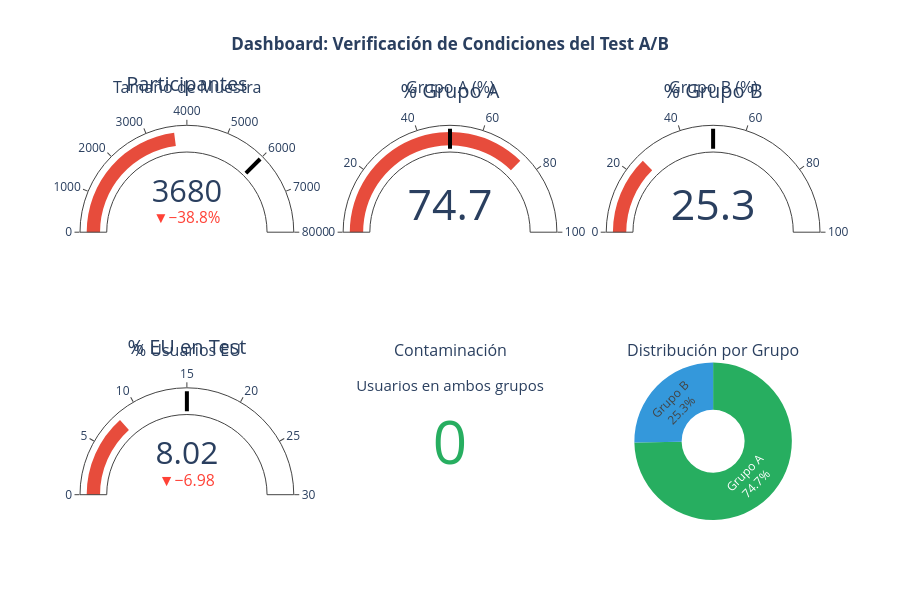

Notebook cell for this chart:
### Markdown cell above
<a id='5-eda'></a>
## 5. Análisis Exploratorio de Datos (EDA)

<a id='51-condiciones'></a>
### 5.1 Verificación de Condiciones del Test

Un test A/B válido debe cumplir ciertas condiciones. Verificaremos cada una de las especificaciones definidas.

### Code cell
# Definir especificaciones del test
EXPECTED_PARTICIPANTS = 6000
EXPECTED_EU_PERCENTAGE = 15
EXPECTED_GROUP_BALANCE = 50

# Calcular métricas actuales
actual_participants = test_participants.shape[0]
group_counts = test_participants['group'].value_counts()
group_a_pct = (group_counts['A'] / actual_participants) * 100
group_b_pct = (group_counts['B'] / actual_participants) * 100

total_eu_users = new_users[new_users['region'] == 'EU'].shape[0]
test_eu_users = test_users[test_users['region'] == 'EU'].shape[0]
actual_eu_pct = (test_eu_users / total_eu_users) * 100

region_dist = test_users['region'].value_counts(normalize=True) * 100
non_eu_pct = 100 - region_dist.get('EU', 0)

users_in_both = (test_participants.groupby('user_id')['group'].nunique() > 1).sum()

# Crear visualización con Plotly - Indicadores de cumplimiento
fig = make_subplots(
    rows=2, cols=3,
    specs=[[{"type": "indicator"}, {"type": "indicator"}, {"type": "indicator"}],
           [{"type": "indicator"}, {"type": "indicator"}, {"type": "pie"}]],
    subplot_titles=('Tamaño de Muestra', 'Grupo A (%)', 'Grupo B (%)', 
                   '% Usuarios EU', 'Contaminación', 'Distribución por Grupo')
)

# Indicador 1: Tamaño de muestra
fig.add_trace(go.Indicator(
    mode="gauge+number+delta",
    value=actual_participants,
    delta={'reference': EXPECTED_PARTICIPANTS, 'relative': True, 'valueformat': '.1%'},
    gauge={
        'axis': {'range': [0, 8000]},
        'bar': {'color': "#e74c3c" if actual_participants < 5000 else "#27ae60"},
        'threshold': {'line': {'color': "black", 'width': 4}, 'thickness': 0.75, 'value': EXPECTED_PARTICIPANTS}
    },
    title={'text': "Participantes"}
), row=1, col=1)

# Indicador 2: Grupo A
fig.add_trace(go.Indicator(
    mode="gauge+number",
    value=group_a_pct,
    gauge={
        'axis': {'range': [0, 100]},
        'bar': {'color': "#e74c3c" if abs(group_a_pct - 50) > 10 else "#27ae60"},
        'threshold': {'line': {'color': "black", 'width': 4}, 'thickness': 0.75, 'value': 50}
    },
    title={'text': "% Grupo A"}
), row=1, col=2)

# Indicador 3: Grupo B
fig.add_trace(go.Indicator(
    mode="gauge+number",
    value=group_b_pct,
    gauge={
        'axis': {'range': [0, 100]},
        'bar': {'color': "#e74c3c" if abs(group_b_pct - 50) > 10 else "#27ae60"},
        'threshold': {'line': {'color': "black", 'width': 4}, 'thickness': 0.75, 'value': 50}
    },
    title={'text': "% Grupo B"}
), row=1, col=3)

# Indicador 4: % EU en test
fig.add_trace(go.Indicator(
    mode="gauge+number+delta",
    value=actual_eu_pct,
    delta={'reference': EXPECTED_EU_PERCENTAGE, 'relative': False},
    gauge={
        'axis': {'range': [0, 30]},
        'bar': {'color': "#e74c3c" if abs(actual_eu_pct - 15) > 5 else "#27ae60"},
        'threshold': {'line': {'color': "black", 'width': 4}, 'thickness': 0.75, 'value': EXPECTED_EU_PERCENTAGE}
    },
    title={'text': "% EU en Test"}
), row=2, col=1)

# Indicador 5: Contaminación
fig.add_trace(go.Indicator(
    mode="number",
    value=users_in_both,
    number={'font': {'color': "#27ae60" if users_in_both == 0 else "#e74c3c", 'size': 60}},
    title={'text': "Usuarios en ambos grupos"}
), row=2, col=2)

# Pie chart: Distribución por grupo
fig.add_trace(go.Pie(
    labels=['Grupo A', 'Grupo B'],
    values=[group_counts['A'], group_counts['B']],
    marker_colors=['#27ae60', '#3498db'],
    textinfo='label+percent',
    hole=0.4
), row=2, col=3)

fig.update_layout(height=600, title_text="<b>Dashboard: Verificación de Condiciones del Test A/B</b>", 
                  title_x=0.5, showlegend=False)
fig.show()

### Figure 1 — Plotly figure (JSON) as saved in the notebook; plotly's stock layout.template omitted (floating-point values rounded to 4 significant figures)
{"data": [{"delta": {"reference": 6000, "relative": true, "valueformat": ".1%"}, "domain": {"x": [0.0, 0.2889], "y": [0.625, 1.0]}, "gauge": {"axis": {"range": [0, 8000]}, "bar": {"color": "#e74c3c"}, "threshold": {"line": {"color": "black", "width": 4}, "thickness": 0.75, "value": 6000}}, "mode": "gauge+number+delta", "title": {"text": "Participantes"}, "type": "indicator", "value": 3675}, {"domain": {"x": [0.3556, 0.6444], "y": [0.625, 1.0]}, "gauge": {"axis": {"range": [0, 100]}, "bar": {"color": "#e74c3c"}, "threshold": {"line": {"color": "black", "width": 4}, "thickness": 0.75, "value": 50}}, "mode": "gauge+number", "title": {"text": "% Grupo A"}, "type": "indicator", "value": 74.75}, {"domain": {"x": [0.7111, 1.0], "y": [0.625, 1.0]}, "gauge": {"axis": {"range": [0, 100]}, "bar": {"color": "#e74c3c"}, "threshold": {"line": {"color": "black", "width": 4}, "thickness": 0.75, "value": 50}}, "mode": "gauge+number", "title": {"text": "% Grupo B"}, "type": "indicator", "value": 25.25}, {"delta": {"reference": 15, "relative": false}, "domain": {"x": [0.0, 0.2889], "y": [0.0, 0.375]}, "gauge": {"axis": {"range": [0, 30]}, "bar": {"color": "#e74c3c"}, "threshold": {"line": {"color": "black", "width": 4}, "thickness": 0.75, "value": 15}}, "mode": "gauge+number+delta", "title": {"text": "% EU en Test"}, "type": "indicator", "value": 8.021}, {"domain": {"x": [0.3556, 0.6444], "y": [0.0, 0.375]}, "mode": "number", "number": {"font": {"color": "#27ae60", "size": 60}}, "title": {"text": "Usuarios en ambos grupos"}, "type": "indicator", "value": 0}, {"domain": {"x": [0.7111, 1.0], "y": [0.0, 0.375]}, "hole": 0.4, "labels": ["Grupo A", "Grupo B"], "marker": {"colors": ["#27ae60", "#3498db"]}, "textinfo": "label+percent", "type": "pie", "values": [2747, 928]}], "layout": {"annotations": [{"font": {"size": 16}, "showarrow": false, "text": "Tamaño de Muestra", "x": 0.1444, "xanchor": "center", "xref": "paper", "y": 1.0, "yanchor": "bottom", "yref": "paper"}, {"font": {"size": 16}, "showarrow": false, "text": "Grupo A (%)", "x": 0.5, "xanchor": "center", "xref": "paper", "y": 1.0, "yanchor": "bottom", "yref": "paper"}, {"font": {"size": 16}, "showarrow": false, "text": "Grupo B (%)", "x": 0.8556, "xanchor": "center", "xref": "paper", "y": 1.0, "yanchor": "bottom", "yref": "paper"}, {"font": {"size": 16}, "showarrow": false, "text": "% Usuarios EU", "x": 0.1444, "xanchor": "center", "xref": "paper", "y": 0.375, "yanchor": "bottom", "yref": "paper"}, {"font": {"size": 16}, "showarrow": false, "text": "Contaminación", "x": 0.5, "xanchor": "center", "xref": "paper", "y": 0.375, "yanchor": "bottom", "yref": "paper"}, {"font": {"size": 16}, "showarrow": false, "text": "Distribución por Grupo", "x": 0.8556, "xanchor": "center", "xref": "paper", "y": 0.375, "yanchor": "bottom", "yref": "paper"}], "height": 600, "showlegend": false, "title": {"text": "<b>Dashboard: Verificación de Condiciones del Test A/B</b>", "x": 0.5}}}
